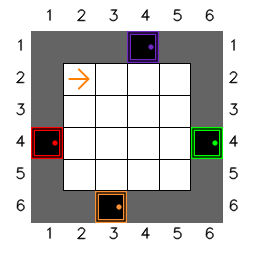
#> input picture torch_ac/algos/vlm_policy/few_shot_coordinate/few_shot1.png, 254 x 254 px, found by its file name
$ python gemini_policy_2turn.py
#> lines starting #> are read from the running program, lines starting #| are printed output that depends on the picture
### torch_ac/algos/vlm_policy/prompt_gemini_2turn_coord.py

from PIL import Image

images=[
    # 5_shot :  1 2 5 6 7
    Image.open(r"LVLM2P/algos/vlm_policy/few_shot_coordinate/few_shot1.png"),
    Image.open(r"LVLM2P/algos/vlm_policy/few_shot_coordinate/few_shot2.png"),
    Image.open(r"LVLM2P/algos/vlm_policy/few_shot_coordinate/few_shot3.png"),
    Image.open(r"LVLM2P/algos/vlm_policy/few_shot_coordinate/few_shot4.png"),
    Image.open(r"LVLM2P/algos/vlm_policy/few_shot_coordinate/few_shot5.png"),
    Image.open(r"LVLM2P/algos/vlm_policy/few_shot_coordinate/few_shot6.png"),
]
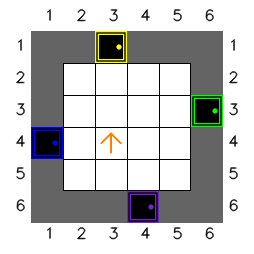
#> input picture torch_ac/algos/vlm_policy/few_shot_coordinate/few_shot2.png, 254 x 254 px, found by its file name
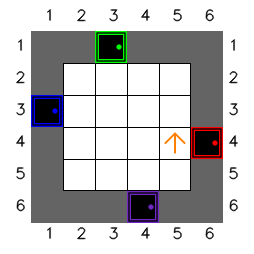
#> input picture torch_ac/algos/vlm_policy/few_shot_coordinate/few_shot3.png, 254 x 254 px, found by its file name
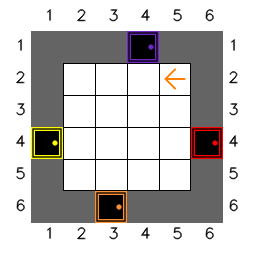
#> input picture torch_ac/algos/vlm_policy/few_shot_coordinate/few_shot4.png, 254 x 254 px, found by its file name
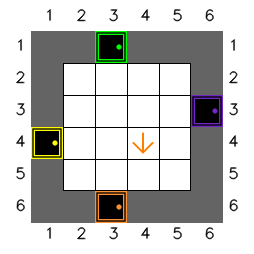
#> input picture torch_ac/algos/vlm_policy/few_shot_coordinate/few_shot5.png, 254 x 254 px, found by its file name
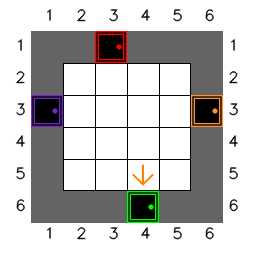
#> input picture torch_ac/algos/vlm_policy/few_shot_coordinate/few_shot6.png, 254 x 254 px, found by its file name
fewshot_prompt_coord=[
    # 1st example
    {
        "role": 'user',
        "parts": [images[0],
        """
        In this 6x6 grid image, in which row and column is the purple door based on the top left?
        In which row and column is the orange arrow located, and in which direction is it facing?
        Tip: The numbers written vertically between the purple door and orange arrow are rows, and the numbers written horizontally are columns.
        On the last line, Reply your answer as a single list like this : [orange arrow's row, orange arrow's column, purple door's row, purple door's column, 'orange arrow's direction'].
        """
        ]
    },
    {
        "role": 'model',
        "parts": [
        """
        Here's the breakdown:
        Purple door: Row 1, Column 4
        Orange arrow: Row 2, Column 2, facing rightwards
        Therefore, the answer is:
        [2, 2, 1, 4, 'rightwards']
        """
        ]
    },
    # 2nd example
    {
        "role": 'user',
        "parts": [ images[1],
        """
        In this 6x6 grid image, in which row and column is the blue door based on the top left?
        In which row and column is the orange arrow located, and in which direction is it facing?
        Tip: The numbers written vertically between the blue door and orange arrow are rows, and the numbers written horizontally are columns.
        On the last line, Reply your answer as a single list like this : [orange arrow's row, orange arrow's column, blue door's row, blue door's column, 'orange arrow's direction'].
        """
        ]
    },
    {
        "role": 'model',
        "parts": [
        """
        Here's the breakdown:
        Blue door: Row 4, Column 1
        Orange arrow: Row 4, Column 3, facing upwards
        Therefore, the answer is:
        [4, 3, 4, 1, 'upwards']
        """
        ]
    },
    # 3rd example
    {
        "role": 'user',
        "parts": [images[2],
        """
        In this 6x6 grid image, in which row and column is the red door based on the top left?
        In which row and column is the orange arrow located, and in which direction is it facing?
        Tip: The numbers written vertically between the red door and orange arrow are rows, and the numbers written horizontally are columns.
        On the last line, Reply your answer as a single list like this : [orange arrow's row, orange arrow's column, red door's row, red door's column, 'orange arrow's direction'].
        """
        ]
    },
    {
        "role": 'model',
        "parts": [
        """
        Here's the breakdown:
        Red door: Row 4, Column 6
        Orange arrow: Row 4, Column 5, facing upwards
        Therefore, the answer is:
        [4, 5, 4, 6, 'upwards']
        """
        ]
    },

    # 4th example
    {
        "role": 'user',
        "parts": [ images[3],
        """
        In this 6x6 grid image, in which row and column is the yellow door based on the top left?
        In which row and column is the orange arrow located, and in which direction is it facing?
        Tip: The numbers written vertically between the yellow door and orange arrow are rows, and the numbers written horizontally are columns.
        On the last line, Reply your answer as a single list like this : [orange arrow's row, orange arrow's column, yellow door's row, yellow door's column, 'orange arrow's direction'].
        """
        ]
    },
    {
        "role": 'model',
        "parts": [
        """
        Here's the breakdown:
        yellow door: Row 4, Column 1
        Orange arrow: Row 2, Column 5, facing leftwards
        Therefore, the answer is:
        [2, 5, 4, 1, 'leftwards']
        """
        ]
    },
        # 5th example
    {
        "role": 'user',
        "parts": [ images[4],
        f"""
        In this 6x6 grid image, in which row and column is the orange door based on the top left?
        In which row and column is the orange arrow located, and in which direction is it facing?
        Tip: The numbers written vertically between the orange door and orange arrow are rows, and the numbers written horizontally are columns.
        On the last line, Reply your answer as a single list like this : [orange arrow's row, orange arrow's column, orange door's row, orange door's column, 'orange arrow's direction'].
        """
        ]
    },
    {
        "role": 'model',
        "parts": [
        """
        Here's the breakdown:
        Orange door: Row 6, Column 3
        Orange arrow: Row 4, Column 4, facing downwards
        Therefore, the answer is:
        [4, 4, 6, 3, 'downwards']
        """
        ]
    },

        # 6th example
    {
        "role": 'user',
        "parts": [ images[5],
        f"""
        In this 6x6 grid image, in which row and column is the green door based on the top left?
        In which row and column is the orange arrow located, and in which direction is it facing?
        Tip: The numbers written vertically between the green door and orange arrow are rows, and the numbers written horizontally are columns.
        On the last line, Reply your answer as a single list like this : [orange arrow's row, orange arrow's column, green door's row, green door's column, 'orange arrow's direction'].
        """
        ]
    },
    {
        "role": 'model',
        "parts": [
        """
        Here's the breakdown:
        Green door: Row 6, Column 4
        Orange arrow: Row 5, Column 4, facing downwards
        Therefore, the answer is:
        [5, 4, 6, 4, 'downwards']
        """
        ]
    }
    ]

### torch_ac/algos/vlm_policy/gemini_policy_2turn.py
#!/usr/bin/env python3
import logging
import time
import numpy as np
from matplotlib import pyplot as plt

from PIL import ImageFont
from PIL import ImageDraw
from PIL import Image
import re

from gym_minigrid.wrappers import *
from image_preprocess import CUSTOMIZED_ACTION_VOCAB, INTERACTION_ACTIONS, create_image_from_2_sequences, create_image_from_1_sequence, create_single_image_without_wall

from prompt_gemini_2turn_coord import fewshot_prompt_coord
from prompt_gemini_2turn_32shot import fewshot_prompt_action

import google.generativeai as genai
from google.generativeai.types import HarmCategory, HarmBlockThreshold
from google.generativeai import GenerationConfig
from google.generativeai.types.generation_types import BlockedPromptException, BrokenResponseError


gemini_api_keys = []

logger = logging.getLogger(__name__)


def my_print(text, log=True):
    if log:
        logging.info(text)

gemini_api_keys = np.random.permutation(gemini_api_keys).tolist()
gemini_api_keys_for_mp = []
global_key_idx_for_mp = []

# [410 lines left out: functions construct_gemini_keys, construct_vlm_with_key, query_probability_from_vlm_with_images, get_reward_with_vlm, get_vlm_reward_wrapper, not called in this run]
